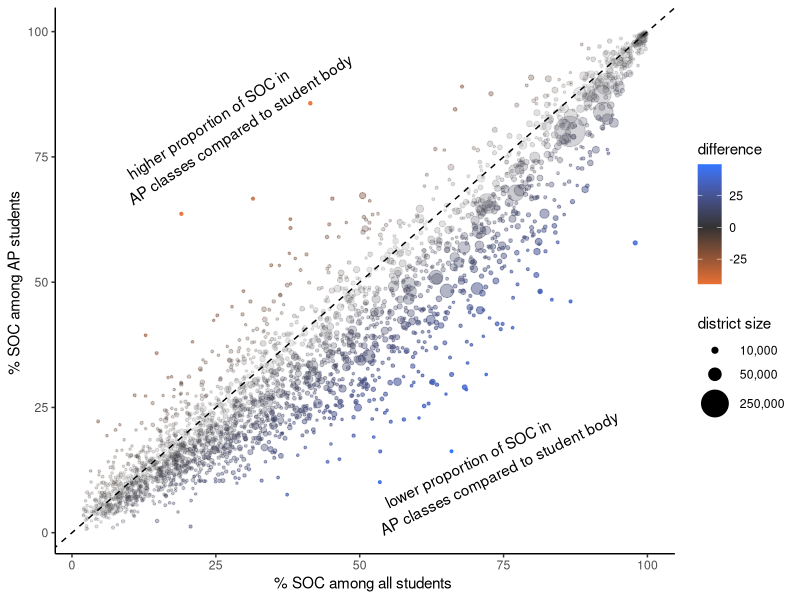

The R script that drew this image:
## ---- chunk 1
options(show.signif.stars = FALSE)
knitr::opts_chunk$set(echo = TRUE, fig.path='output/')
suppressPackageStartupMessages(library(tidyverse))
## ---- chunk 2
ap_by_race <- read_csv("data/school_ap_enrollment_by_race.csv")
## ---- chunk 3
set.seed(12345)
ap_by_race %>%
  group_by(state, district, school) %>%
  summarise() %>%
  ungroup() %>%
  slice_sample(n = 2) %>%
  left_join(ap_by_race, by = c("state", "district", "school")) %>%
  knitr::kable()
## ---- chunk 4
district_percent_soc <- ap_by_race %>%
  group_by(state, district, type) %>%
  summarize(`% SOC` =100*(1- sum(White)/sum(total)), students = sum(total)) %>%
  pivot_wider(
    names_from = c("type"),
    values_from = c("% SOC", "students"),
    names_sep = " ",
    values_fill = 0
  ) %>%
  filter(`% SOC ap` %% 1 != 0, `students total` > 1000)
## ---- chunk 5
set.seed(12345)
district_percent_soc %>%
  ungroup() %>%
  slice_sample(n = 14) %>%
  mutate_at(vars(`% SOC total`, `% SOC ap`), ~str_c(format(., digits = 1), "%")) %>%
  knitr::kable(format = "markdown", digits = 0)
## ---- chunk 6
district_percent_soc %>%
  ggplot(aes(
    x = `% SOC total`,
    y = `% SOC ap`,
    color = after_stat(x - y),
    alpha = after_stat(abs((x-y))),
    size = `students total`
  )) +
  geom_point() +
  geom_abline(slope = 1, intercept = 0, linetype = 2) +
  theme_classic() +
  scale_size_area(
    "district size",
    breaks = c(10000, 50000, 250000),
    max_size = 10,
    labels = function(x) str_c(x/1e3, ",000")) +
    scale_color_gradient2(
      "difference",
      mid = "#333333",
      high = "#3377FF",
      low = "#FF7733") +
    scale_alpha(guide = FALSE) +
  annotate(
    "text", x = 25, y = 80, angle = 33,
    label = "higher proportion of SOC in 
           AP classes compared to student body"
  ) +
  annotate(
    "text", x = 70, y = 12, angle = 26,
    label = "lower proportion of SOC in 
           AP classes compared to student body"
  ) +
  xlab("% SOC among all students ") +
  ylab("% SOC among AP students ")
## ---- chunk 7
lm(`% SOC ap` ~ `% SOC total`, district_percent_soc)
